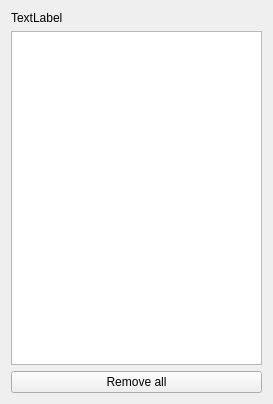
<?xml version="1.0" encoding="UTF-8"?>
<ui version="4.0">
 <class>CleanupFilesWindow</class>
 <widget class="QWidget" name="CleanupFilesWindow">
  <property name="geometry">
   <rect>
    <x>0</x>
    <y>0</y>
    <width>273</width>
    <height>404</height>
   </rect>
  </property>
  <property name="windowTitle">
   <string>Cleanup Files</string>
  </property>
  <layout class="QVBoxLayout" name="verticalLayout">
   <item>
    <widget class="QLabel" name="lbl_status">
     <property name="text">
      <string>TextLabel</string>
     </property>
    </widget>
   </item>
   <item>
    <widget class="QListWidget" name="listWidget">
     <property name="toolTip">
      <string>Right-click to export</string>
     </property>
     <property name="editTriggers">
      <set>QAbstractItemView::NoEditTriggers</set>
     </property>
     <property name="selectionBehavior">
      <enum>QAbstractItemView::SelectRows</enum>
     </property>
     <property name="sortingEnabled">
      <bool>true</bool>
     </property>
    </widget>
   </item>
   <item>
    <widget class="QPushButton" name="pushButton">
     <property name="text">
      <string>Remove all</string>
     </property>
    </widget>
   </item>
  </layout>
 </widget>
 <resources/>
 <connections>
  <connection>
   <sender>pushButton</sender>
   <signal>clicked()</signal>
   <receiver>CleanupFilesWindow</receiver>
   <slot>_remove_all()</slot>
   <hints>
    <hint type="sourcelabel">
     <x>229</x>
     <y>270</y>
    </hint>
    <hint type="destinationlabel">
     <x>265</x>
     <y>253</y>
    </hint>
   </hints>
  </connection>
 </connections>
 <slots>
  <slot>_remove_all()</slot>
 </slots>
</ui>
